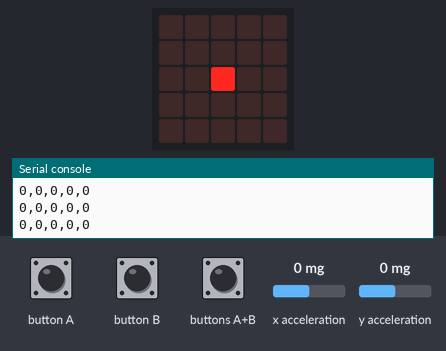
This program was run on a simulated BBC micro:bit (MakeCode). Shown: the board's 5×5 LED display, the last lines printed to the serial console. The inputs (shaded band) are chosen by the test bench; at power-on: x acceleration 0 mg, y acceleration 0 mg.

Above: at 1.2 s.
1.3 s: x acceleration set to -1440 mg
At 2.4 s:
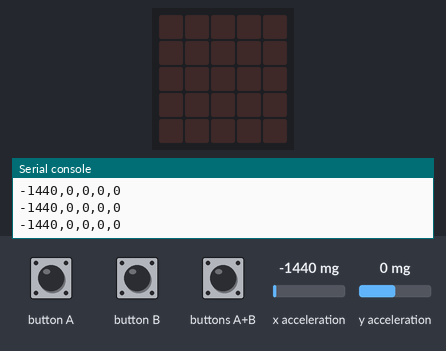
2.8 s: x acceleration set to -750 mg
At 3.2 s:
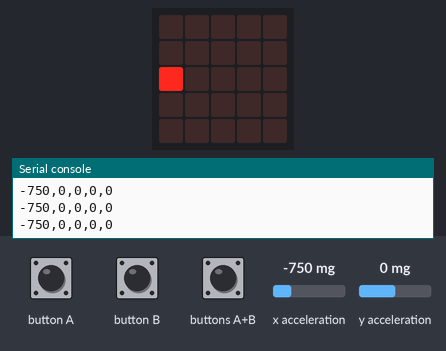
4.3 s: y acceleration set to -750 mg
At 5.7 s:
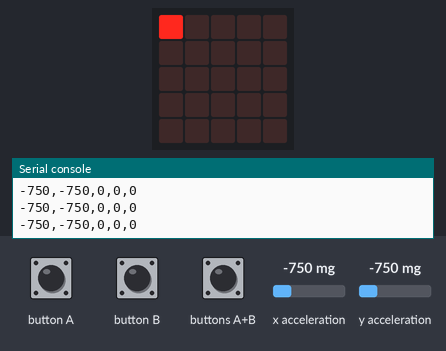
7.3 s: y acceleration set to 750 mg
At 8.1 s:
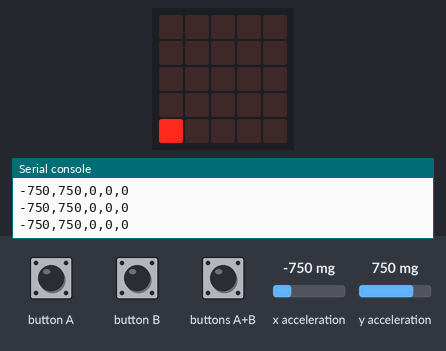
8.8 s: x acceleration set to 0 mg
At 9.1 s:
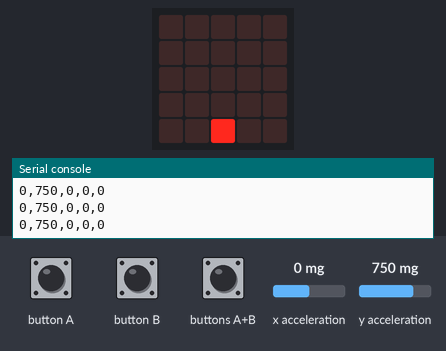
10.3 s: x acceleration set to 750 mg
At 11.4 s:
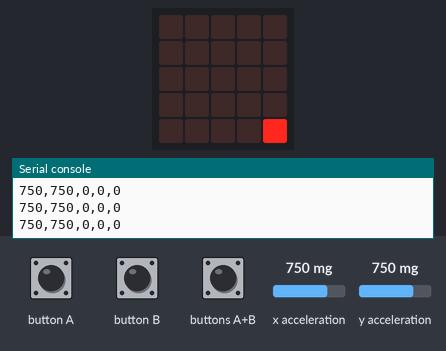
Timing chart, 0 to 12.8 s (numbered marks = the images above; inputs shaded):
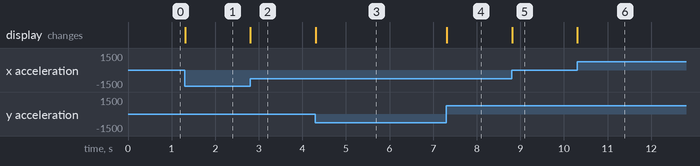

The program:

main.ts
```typescript
input.onButtonPressed(Button.A, function () {
    if (A == 0) {
        A = 1
    } else {
        A = 0
    }
})
input.onButtonPressed(Button.AB, function () {
    if (AB == 0) {
        AB = 1
    } else {
        AB = 0
    }
})
input.onButtonPressed(Button.B, function () {
    if (B == 0) {
        B = 1
    } else {
        B = 0
    }
})
let AB = 0
let B = 0
let A = 0
let led_x = 0
let led_y = 0
A = 0
B = 0
AB = 0
serial.setBaudRate(BaudRate.BaudRate115200)
serial.redirectToUSB()
basic.forever(function () {
    led.unplot(led_x, led_y)
    led_x = Math.map(input.acceleration(Dimension.X), -1023, 1023, 0, 5)
    led_y = Math.map(input.acceleration(Dimension.Y), -1023, 1023, 0, 5)
    led.plot(led_x, led_y)
    serial.writeNumbers([
    input.acceleration(Dimension.X),
    input.acceleration(Dimension.Y),
    A,
    B,
    AB
    ])
})
```

test.ts
```typescript
// テストはここに来ます。このパッケージが拡張機能として使用されるときにはコンパイルされません。
```

Measured:
- after the input at 1.3 s, the display: changes at once (image 1)
- after the input at 2.8 s, the display: changes at once (image 2)
- after the input at 4.3 s, the display: changes at once (image 3)
- after the input at 7.3 s, the display: changes at once (image 4)
- after the input at 8.8 s, the display: changes at once (image 5)
- after the input at 10.3 s, the display: changes at once (image 6)
